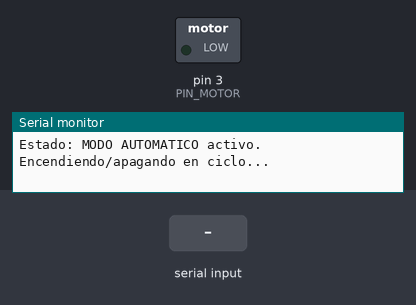
A sketch run on a simulated Arduino Uno, built with avr-gcc and run on an emulated ATmega328P. Shown: switched loads named in the sketch (green lamp = pin HIGH), the last lines printed to the serial monitor. The inputs (shaded band) are chosen by the test bench.

Above: at 2.8 s.
2.9 s: "0\n" received over Serial
At 3.4 s:
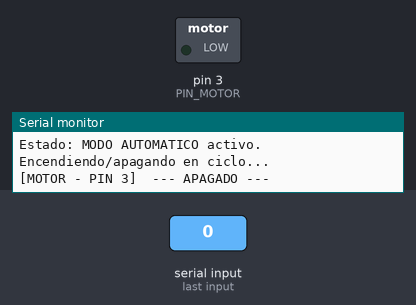
4.4 s: byte 49 ('1') received over Serial
At 4.9 s:
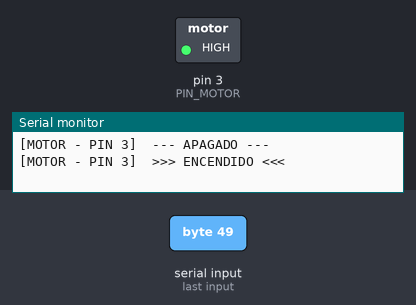
5.9 s: byte 97 ('a') received over Serial
At 7.1 s:
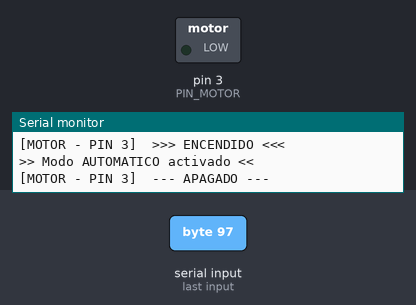
7.4 s: byte 65 ('A') received over Serial
At 7.9 s:
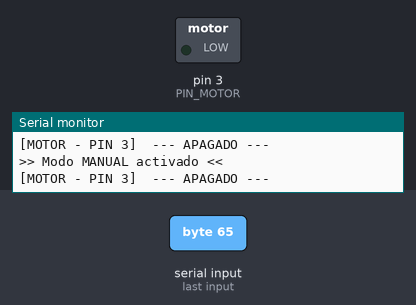
11.0 s: "1\n" received over Serial
At 12.3 s:
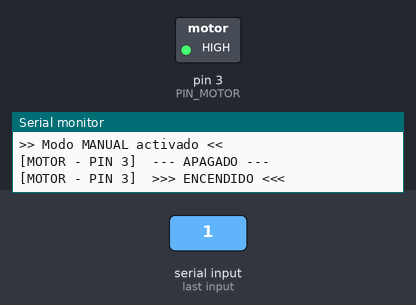
Timing chart, 0 to 13.5 s (numbered marks = the images above; inputs shaded):
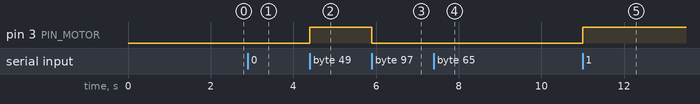

The sketch:

prueba_motores.ino
```cpp
/*
  SmartGreenAI: Mini Vivero Automatizado
  Carpeta de Preparación - Programa de Prueba de 1 Motor

  Propósito:
    Verificar de forma rápida y sencilla el funcionamiento de un motor
    (bomba de agua o ventilador) conectado al Pin Digital 3.

  Conexión recomendada (Arduino Uno):
    - Pin de control (IN / Señal)  -> Pin Digital D3
    - GND del módulo / driver      -> GND del Arduino
    - Alimentación del motor       -> Fuente externa recomendada (5V / 12V)
      (Unir GND de la fuente externa con GND del Arduino)

  ADVERTENCIA DE ALIMENTACIÓN:
    No alimentes el motor directamente desde el pin de 5V del Arduino,
    ya que el pico de corriente puede provocar caídas de tensión o resetear la
  placa.
*/

// ====================================================================
// 1. CONFIGURACIÓN DE PINES Y PARÁMETROS
// ====================================================================

// Pin de control del motor
const int PIN_MOTOR = 3;

// TIPO DE MÓDULO (Polaridad):
// Para L298N, transistores o MOSFETs debe ser false (HIGH = Encendido).
// Para módulos de relé típicos suele ser true.
const bool MODULO_ACTIVE_LOW = false;

// Tiempos del ciclo automático (en milisegundos)
const unsigned long TIEMPO_ENCENDIDO_MS = 3000; // 3 segundos encendido
const unsigned long TIEMPO_PAUSA_MS = 2000;     // 2 segundos apagado

// ====================================================================
// 2. VARIABLES DE ESTADO
// ====================================================================

bool motorActivo = false;
bool modoAutomatico = true; // Inicia en ciclo automático

unsigned long tiempoUltimoCambio = 0;

// ====================================================================
// 3. FUNCIONES DE CONTROL
// ====================================================================

// Aplica el nivel lógico correcto según la polaridad configurada
void setMotor(bool encender) {
  if (MODULO_ACTIVE_LOW) {
    digitalWrite(PIN_MOTOR, encender ? LOW : HIGH);
  } else {
    digitalWrite(PIN_MOTOR, encender ? HIGH : LOW);
  }
}

void encenderMotor() {
  motorActivo = true;
  setMotor(true);
  Serial.println(F("[MOTOR - PIN 3]  >>> ENCENDIDO <<<"));
}

void apagarMotor() {
  motorActivo = false;
  setMotor(false);
  Serial.println(F("[MOTOR - PIN 3]  --- APAGADO ---"));
}

void mostrarMenu() {
  Serial.println(
      F("\n========================================================"));
  Serial.println(
      F("       SmartGreenAI - Diagnostico de Motor (Pin 3)       "));
  Serial.println(F("========================================================"));
  Serial.print(F("Pin asignado al motor:     D"));
  Serial.println(PIN_MOTOR);
  Serial.print(F("Tipo de logica de modulo:  "));
  Serial.println(MODULO_ACTIVE_LOW ? F("Active LOW (LOW = ON)")
                                   : F("Active HIGH (HIGH = ON)"));
  Serial.println(F("--------------------------------------------------------"));
  Serial.println(
      F("Comandos del Monitor Serial (ingresa caracter y presiona Enter):"));
  Serial.println(F("  '1' o 'e' : Encender motor"));
  Serial.println(F("  '0' o 's' : Apagar motor"));
  Serial.println(F("  'a'       : Alternar Modo Automatico <-> Modo Manual"));
  Serial.println(F("  'm' o '?' : Mostrar este menu"));
  Serial.println(
      F("========================================================\n"));
  if (modoAutomatico) {
    Serial.println(
        F("Estado: MODO AUTOMATICO activo. Encendiendo/apagando en ciclo..."));
  } else {
    Serial.println(F("Estado: MODO MANUAL activo. Esperando comandos..."));
  }
}

// ====================================================================
// 4. SETUP
// ====================================================================

void setup() {
  Serial.begin(9600);

  // Asegurar que el pin inicie apagado antes de declararlo salida
  setMotor(false);
  pinMode(PIN_MOTOR, OUTPUT);

  delay(1000); // Pequeña pausa de inicio
  mostrarMenu();
  tiempoUltimoCambio = millis();
}

// ====================================================================
// 5. ATENCIÓN DE COMANDOS POR SERIAL (MODO MANUAL)
// ====================================================================

void procesarComandosSerial() {
  while (Serial.available() > 0) {
    char cmd = Serial.read();

    // Ignorar saltos de línea y espacios
    if (cmd == '\r' || cmd == '\n' || cmd == ' ')
      continue;

    switch (cmd) {
    case '1':
    case 'e':
    case 'E':
      modoAutomatico = false;
      encenderMotor();
      break;

    case '0':
    case 's':
    case 'S':
      modoAutomatico = false;
      apagarMotor();
      break;

    case 'a':
    case 'A':
      modoAutomatico = !modoAutomatico;
      if (modoAutomatico) {
        Serial.println(F("\n>> Modo AUTOMATICO activado <<"));
        apagarMotor();
        tiempoUltimoCambio = millis();
      } else {
        Serial.println(F("\n>> Modo MANUAL activado <<"));
        apagarMotor();
      }
      break;

    case 'm':
    case 'M':
    case '?':
      mostrarMenu();
      break;

    default:
      Serial.print(F("Comando no reconocido: '"));
      Serial.print(cmd);
      Serial.println(F("'. Envia '?' para ver el menu."));
      break;
    }
  }
}

// ====================================================================
// 6. CICLO AUTOMÁTICO DE PRUEBA
// ====================================================================

void ejecutarCicloAutomatico() {
  unsigned long ahora = millis();

  if (motorActivo) {
    // Si esta encendido, verificar si ya cumplio el tiempo de encendido
    if (ahora - tiempoUltimoCambio >= TIEMPO_ENCENDIDO_MS) {
      apagarMotor();
      tiempoUltimoCambio = ahora;
    }
  } else {
    // Si esta apagado, verificar si ya cumplio el tiempo de pausa
    if (ahora - tiempoUltimoCambio >= TIEMPO_PAUSA_MS) {
      encenderMotor();
      tiempoUltimoCambio = ahora;
    }
  }
}

// ====================================================================
// 7. BUCLE PRINCIPAL
// ====================================================================

void loop() {
  // Escuchar comandos del usuario por Monitor Serial
  procesarComandosSerial();

  // Si esta en modo automatico, gestionar el parpadeo/ciclo del motor
  if (modoAutomatico) {
    ejecutarCicloAutomatico();
  }
}
```

Measured:
- after the input at 2.9 s, pin 3 (PIN_MOTOR): stays LOW (without the input it goes to HIGH after 0.71 s)
- after the input at 4.4 s, pin 3 (PIN_MOTOR): LOW → HIGH at once
- after the input at 5.9 s, pin 3 (PIN_MOTOR): HIGH → LOW at once
- after the input at 7.4 s, pin 3 (PIN_MOTOR): stays LOW (without the input it goes to HIGH after 0.50 s)
- after the input at 11.0 s, pin 3 (PIN_MOTOR): LOW → HIGH at once
